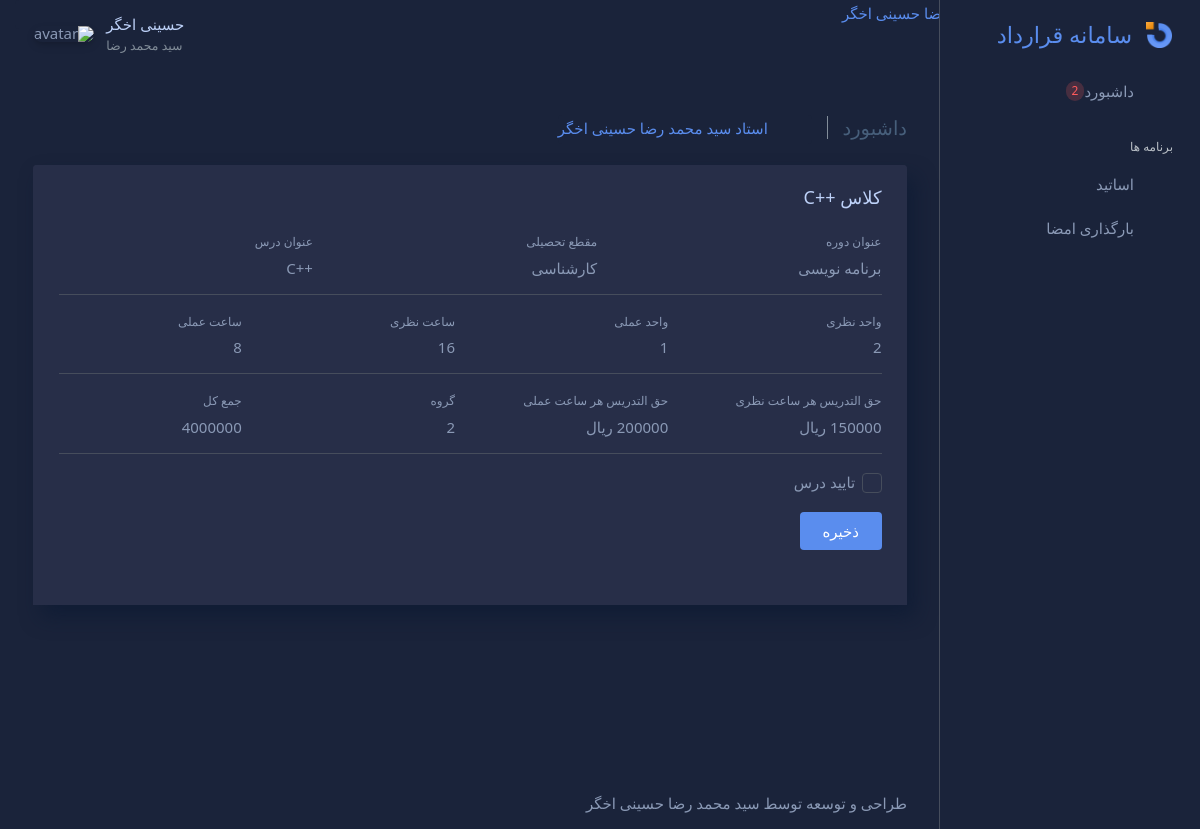
Page /account/lesson/accept/3 (signed in) on the committed database.
### accounts/models.py (models this page shows)
class Lesson(models.Model):
    user = models.ForeignKey(User, on_delete=models.CASCADE)
    course_title = models.CharField(max_length=64)
    grade = models.CharField(max_length=32, choices=GRADE_CHOICES, default='کاردانی')
    lesson_title = models.CharField(max_length=64)
    theorical_unit = models.IntegerField(default=0)
    practical_unit = models.IntegerField(default=0)
    theorical_time = models.IntegerField(default=0)
    practical_time = models.IntegerField(default=0)
    group = models.IntegerField(default=1)

### accounts/views.py (the view)
# urls.py: path('lesson/accept/<int:pk>', views.lesson_accept, name='lesson_accept'),
def lesson_accept(request, pk):
    lesson = Lesson.objects.get(id=pk)
    theorical_total = lesson.theorical_time * request.user.userprofile.theorical_pay
    practical_total = lesson.practical_time * request.user.userprofile.practical_pay
    total = theorical_total + practical_total
    if request.method == 'POST':
        if Lessonaccepted.objects.filter(lesson_id=pk).exists():
            return redirect('/account/home')
        else:
            if request.POST.get('accept'):
                acc = Lessonaccepted(user=request.user, lesson=lesson)
                acc.save()
                return redirect('/account/home')
            else:
                return redirect('/account/home')
    else:
        context = {
            'lesson': lesson,
            'theorical_total': theorical_total,
            'practical_total': practical_total,
            'total': total
        }
        return render(request, 'accounts/lesson_accept.html', context)

### accounts/templates/accounts/lesson_accept.html (shortened to what this page needs)
{% extends 'base/base.html' %}
{% block stylesheet %}
{% block links %}
<div class="col-12">
  <h5 class="content-header-title float-left pr-1">داشبورد</h5>
  <div class="breadcrumb-wrapper">
    <ol class="breadcrumb p-0 mb-0">
      <li class="breadcrumb-item"><a href="index.html"><i class="bx bx-home-alt"></i></a>
      </li>
      <li class="breadcrumb-item active">استاد {{ request.user.first_name }} {{ request.user.last_name }}</li>
    </ol>
  </div>
</div>
{% endblock %}
{% endblock %}
{% block content %}
<div class="content-body">
    <section>
      <div class="row">
        <div class="col-12">
          <div class="card">
            <div class="card-header">
              <h4 class="card-title">کلاس {{ lesson.lesson_title }}</h4>
            </div>
            <div class="card-content">
                <div class="card-body card-dashboard">
                  <div class="row">
                    <div class="col-lg-4 col-md-12 col-sm-12">
                      <label for="">عنوان دوره</label>
                      <div>{{ lesson.course_title }}</div>
                    </div>
                    <div class="col-lg-4 col-md-12 col-sm-12">
                      <label for="">مقطع تحصیلی</label>
                      <div>{{ lesson.grade }}</div>
                    </div>
                    <div class="col-lg-4 col-md-12 col-sm-12">
                      <label for="">عنوان درس</label>
                      <div>{{ lesson.lesson_title }}</div>
                    </div>
                  </div>
                  <hr>
                  <div class="row">
                    <div class="col-lg-3 col-md-12 col-sm-12">
                      <label for="">واحد نظری</label>
                      <div>{{ lesson.theorical_unit }}</div>
                    </div>
                    <div class="col-lg-3 col-md-12 col-sm-12">
                      <label for="">واحد عملی</label>
                      <div>{{ lesson.practical_unit }}</div>
                    </div>
                    <div class="col-lg-3 col-md-12 col-sm-12">
                      <label for="">ساعت نظری</label>
                      <div>{{ lesson.theorical_time }}</div>
                    </div>
                    <div class="col-lg-3 col-md-12 col-sm-12">
                      <label for="">ساعت عملی</label>
                      <div>{{ lesson.practical_time }}</div>
                    </div>
                  </div>
                  <hr>
                  <div class="row">
                    <div class="col-lg-3 col-md-12 col-sm-12">
                      <label for="">حق التدریس هر ساعت نظری</label>
                      <div>{{ request.user.userprofile.theorical_pay }} ریال</div>
                    </div>
                    <div class="col-lg-3 col-md-12 col-sm-12">
                      <label for="">حق التدریس هر ساعت عملی</label>
                      <div>{{ request.user.userprofile.practical_pay }} ریال</div>
                    </div>
                    <div class="col-lg-3 col-md-12 col-sm-12">
                      <label for="">گروه</label>
                      <div>{{ lesson.group }}</div>
                    </div>
                    <div class="col-lg-3 col-md-12 col-sm-12">
                      <label for="">جمع کل</label>
                      <div>{{ total }}</div>
                    </div>
                  </div>
                  <hr>
                    <form method="POST" class="form form-vertical">
                      <fieldset>
                        <div class="checkbox form-group">
                          <label for="checkbox1">تایید درس</label>
                        </div>
                      </fieldset>
                      <div class="row form-group">
                        <div class="col-lg-12 col-md-12 col-sm-12  d-flex ">
                          <button class="btn btn-primary mr-1 mb-1" type="submit">ذخیره</button>
                        </div>
                    </div>
                    </form>
                </div>
            </div>
            </div>
          </div>
        </div>
      </div>
  </div>
{% endblock %}

### accounts/templates/base/header.html (shortened to what this page needs)
{% load static %}
<nav class="header-navbar main-header-navbar navbar-expand-lg navbar navbar-with-menu fixed-top navbar-dark">
  <div class="navbar-wrapper">
    <div class="navbar-container content">
      <div class="navbar-collapse" id="navbar-mobile">
        <ul class="nav navbar-nav float-right">
          <li class="dropdown dropdown-user nav-item"><a class="dropdown-toggle nav-link dropdown-user-link" href="#" data-toggle="dropdown">
              <div class="user-nav d-sm-flex d-none"><span class="user-name">{{ request.user.last_name }}</span><span class="user-status text-muted">{{ request.user.first_name }}</span></div><span><img class="round" src="{% static 'assets/images/portrait/small/avatar-s-11.png' %}" alt="avatar" height="40" width="40"></span></a>
          </li>
        </ul>
      </div>
    </div>
  </div>
</nav>

### accounts/static/assets/css/themes/dark-layout.css (style rules this page uses)
body.dark-layout { background-color: #1A233A; }
body.dark-layout h1, body.dark-layout h2, body.dark-layout h3, body.dark-layout h4, body.dark-layout h5, body.dark-layout h6 { color: #BDD1F8; }
body.dark-layout ul li { color: #8A99B5 !important; }
body.dark-layout hr { border-color: #464D5C; }
body.dark-layout .header-navbar.fixed-top { background-color: transparent; }
body.dark-layout .header-navbar .navbar-container .nav .nav-item .nav-link { color: #8A99B5; background-color: transparent; }
body.dark-layout .header-navbar .user-name { color: #BDD1F8 !important; }
body.dark-layout .card { background-color: #272E48; box-shadow: 8px 12px 20px 0 rgba(11, 26, 51, 0.63) !important; }
body.dark-layout .card .card-header, body.dark-layout .card .card-footer { color: #8A99B5; background-color: #272E48; border-color: #464D5C !important; }
body.dark-layout .card .card-body { color: #8A99B5; background-color: #272E48; border-color: #464D5C !important; }
body.dark-layout .btn { color: #8A99B5; }
body.dark-layout .btn[class*='btn-'] { color: #FFFFFF !important; }
body.dark-layout .breadcrumb { background-color: #1A233A; }
body.dark-layout .breadcrumb .breadcrumb-item a { color: #8A99B5 !important; }
body.dark-layout .breadcrumb .breadcrumb-item:before { color: #8A99B5; }
body.dark-layout .breadcrumb .breadcrumb-item+.breadcrumb-item:before { color: #8A99B5 !important; }
body.dark-layout .nav .nav-item .nav-link { color: #8A99B5; }
body.dark-layout .nav-tabs .nav-item .nav-link, body.dark-layout .nav .nav-item .nav-link, body.dark-layout .pills-stacked .nav-item .nav-link { background-color: #1A233A; }
body.dark-layout .checkbox label:after { border: 1px solid #464D5C; }
body.dark-layout .checkbox label::before, body.dark-layout .radio label::before { background-color: transparent; }
body.dark-layout p, body.dark-layout small, body.dark-layout span, body.dark-layout label { color: #8A99B5; }

### rows in the picture
Lesson: lesson_title "++C", course_title "برنامه نویسی", grade "کارشناسی", theorical_unit "2", practical_unit "1", theorical_time "16", practical_time "8", group "2"

### other values in the picture
{{ request.user.last_name }} "حسینی اخگر حسینی اخگر"
{{ request.user.last_name }} "حسینی اخگر"
{{ request.user.first_name }} "سید محمد رضا"
{{ total }} "4000000"
